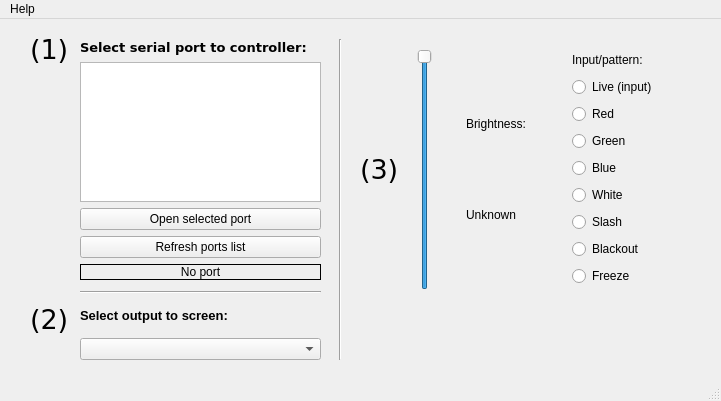
<?xml version="1.0" encoding="UTF-8"?>
<ui version="4.0">
 <class>MainWindow</class>
 <widget class="QMainWindow" name="MainWindow">
  <property name="geometry">
   <rect>
    <x>0</x>
    <y>0</y>
    <width>721</width>
    <height>401</height>
   </rect>
  </property>
  <property name="windowTitle">
   <string notr="true">Novastar MCTRL300 basic controller</string>
  </property>
  <widget class="QWidget" name="centralwidget">
   <widget class="QWidget" name="verticalLayoutWidget_2">
    <property name="geometry">
     <rect>
      <x>80</x>
      <y>20</y>
      <width>241</width>
      <height>241</height>
     </rect>
    </property>
    <layout class="QVBoxLayout" name="v_layout_port">
     <item>
      <widget class="QLabel" name="label_2">
       <property name="font">
        <font>
         <family>DejaVu Sans</family>
         <pointsize>10</pointsize>
         <weight>75</weight>
         <bold>true</bold>
        </font>
       </property>
       <property name="text">
        <string notr="true">Select serial port to controller:</string>
       </property>
      </widget>
     </item>
     <item>
      <widget class="QListWidget" name="lst_serial_ports"/>
     </item>
     <item>
      <widget class="QPushButton" name="btn_serial_open">
       <property name="text">
        <string notr="true">Open selected port</string>
       </property>
       <property name="checkable">
        <bool>true</bool>
       </property>
      </widget>
     </item>
     <item>
      <widget class="QPushButton" name="btn_serial_refresh">
       <property name="text">
        <string>Refresh ports list</string>
       </property>
      </widget>
     </item>
     <item>
      <widget class="QLabel" name="lbl_serial_status">
       <property name="frameShape">
        <enum>QFrame::Box</enum>
       </property>
       <property name="text">
        <string notr="true">No port</string>
       </property>
       <property name="textFormat">
        <enum>Qt::PlainText</enum>
       </property>
       <property name="alignment">
        <set>Qt::AlignCenter</set>
       </property>
      </widget>
     </item>
    </layout>
   </widget>
   <widget class="QWidget" name="horizontalLayoutWidget_2">
    <property name="geometry">
     <rect>
      <x>390</x>
      <y>30</y>
      <width>281</width>
      <height>241</height>
     </rect>
    </property>
    <layout class="QHBoxLayout" name="h_layout_settings">
     <item>
      <layout class="QHBoxLayout" name="HLayoutSettings_dummy">
       <item>
        <widget class="QSlider" name="sldr_brightness">
         <property name="minimumSize">
          <size>
           <width>70</width>
           <height>0</height>
          </size>
         </property>
         <property name="cursor">
          <cursorShape>ClosedHandCursor</cursorShape>
         </property>
         <property name="maximum">
          <number>255</number>
         </property>
         <property name="value">
          <number>255</number>
         </property>
         <property name="orientation">
          <enum>Qt::Vertical</enum>
         </property>
        </widget>
       </item>
       <item>
        <layout class="QVBoxLayout" name="verticalLayout_3">
         <item>
          <widget class="QLabel" name="lbl_brightness">
           <property name="maximumSize">
            <size>
             <width>16777215</width>
             <height>20</height>
            </size>
           </property>
           <property name="baseSize">
            <size>
             <width>0</width>
             <height>20</height>
            </size>
           </property>
           <property name="text">
            <string notr="true">Brightness:</string>
           </property>
          </widget>
         </item>
         <item>
          <widget class="QLabel" name="lbl_brightness_value">
           <property name="maximumSize">
            <size>
             <width>16777215</width>
             <height>20</height>
            </size>
           </property>
           <property name="baseSize">
            <size>
             <width>0</width>
             <height>20</height>
            </size>
           </property>
           <property name="text">
            <string notr="true">Unknown</string>
           </property>
          </widget>
         </item>
        </layout>
       </item>
       <item>
        <layout class="QVBoxLayout" name="verticalLayout">
         <item>
          <widget class="QLabel" name="label">
           <property name="maximumSize">
            <size>
             <width>16777215</width>
             <height>20</height>
            </size>
           </property>
           <property name="text">
            <string notr="true">Input/pattern:</string>
           </property>
          </widget>
         </item>
         <item>
          <widget class="QRadioButton" name="btn_normal">
           <property name="text">
            <string notr="true">Live (input)</string>
           </property>
          </widget>
         </item>
         <item>
          <widget class="QRadioButton" name="btn_red">
           <property name="text">
            <string notr="true">Red</string>
           </property>
          </widget>
         </item>
         <item>
          <widget class="QRadioButton" name="btn_green">
           <property name="text">
            <string notr="true">Green</string>
           </property>
          </widget>
         </item>
         <item>
          <widget class="QRadioButton" name="btn_blue">
           <property name="text">
            <string notr="true">Blue</string>
           </property>
          </widget>
         </item>
         <item>
          <widget class="QRadioButton" name="btn_white">
           <property name="text">
            <string notr="true">White</string>
           </property>
          </widget>
         </item>
         <item>
          <widget class="QRadioButton" name="btn_slash">
           <property name="text">
            <string notr="true">Slash</string>
           </property>
          </widget>
         </item>
         <item>
          <widget class="QRadioButton" name="btn_blackout">
           <property name="text">
            <string notr="true">Blackout</string>
           </property>
          </widget>
         </item>
         <item>
          <widget class="QRadioButton" name="btn_freeze">
           <property name="text">
            <string notr="true">Freeze</string>
           </property>
          </widget>
         </item>
        </layout>
       </item>
      </layout>
     </item>
    </layout>
   </widget>
   <widget class="QLabel" name="label_4">
    <property name="geometry">
     <rect>
      <x>30</x>
      <y>0</y>
      <width>41</width>
      <height>61</height>
     </rect>
    </property>
    <property name="font">
     <font>
      <family>DejaVu Sans</family>
      <pointsize>20</pointsize>
     </font>
    </property>
    <property name="text">
     <string notr="true">(1)</string>
    </property>
   </widget>
   <widget class="QLabel" name="label_5">
    <property name="geometry">
     <rect>
      <x>30</x>
      <y>270</y>
      <width>41</width>
      <height>61</height>
     </rect>
    </property>
    <property name="font">
     <font>
      <family>DejaVu Sans</family>
      <pointsize>20</pointsize>
     </font>
    </property>
    <property name="text">
     <string notr="true">(2)</string>
    </property>
   </widget>
   <widget class="QLabel" name="label_6">
    <property name="geometry">
     <rect>
      <x>360</x>
      <y>120</y>
      <width>41</width>
      <height>61</height>
     </rect>
    </property>
    <property name="font">
     <font>
      <family>DejaVu Sans</family>
      <pointsize>20</pointsize>
     </font>
    </property>
    <property name="text">
     <string notr="true">(3)</string>
    </property>
   </widget>
   <widget class="QWidget" name="verticalLayoutWidget_4">
    <property name="geometry">
     <rect>
      <x>80</x>
      <y>280</y>
      <width>241</width>
      <height>61</height>
     </rect>
    </property>
    <layout class="QVBoxLayout" name="v_layout_output">
     <item>
      <widget class="QLabel" name="label_7">
       <property name="font">
        <font>
         <pointsize>10</pointsize>
         <weight>75</weight>
         <bold>true</bold>
        </font>
       </property>
       <property name="text">
        <string notr="true">Select output to screen:</string>
       </property>
      </widget>
     </item>
     <item>
      <widget class="QComboBox" name="cmb_output">
       <property name="minimumSize">
        <size>
         <width>0</width>
         <height>20</height>
        </size>
       </property>
       <property name="toolTip">
        <string/>
       </property>
       <property name="toolTipDuration">
        <number>5</number>
       </property>
       <property name="editable">
        <bool>false</bool>
       </property>
       <property name="currentText">
        <string/>
       </property>
       <property name="currentIndex">
        <number>-1</number>
       </property>
       <property name="maxVisibleItems">
        <number>2</number>
       </property>
      </widget>
     </item>
    </layout>
   </widget>
   <widget class="Line" name="line">
    <property name="geometry">
     <rect>
      <x>80</x>
      <y>265</y>
      <width>241</width>
      <height>16</height>
     </rect>
    </property>
    <property name="orientation">
     <enum>Qt::Horizontal</enum>
    </property>
   </widget>
   <widget class="Line" name="line_2">
    <property name="geometry">
     <rect>
      <x>330</x>
      <y>20</y>
      <width>21</width>
      <height>321</height>
     </rect>
    </property>
    <property name="orientation">
     <enum>Qt::Vertical</enum>
    </property>
   </widget>
  </widget>
  <widget class="QMenuBar" name="menubar">
   <property name="geometry">
    <rect>
     <x>0</x>
     <y>0</y>
     <width>721</width>
     <height>20</height>
    </rect>
   </property>
   <widget class="QMenu" name="menu_help">
    <property name="title">
     <string>Help</string>
    </property>
    <addaction name="menu_show_logs"/>
    <addaction name="menu_about"/>
   </widget>
   <addaction name="menu_help"/>
  </widget>
  <widget class="QStatusBar" name="statusbar"/>
  <action name="menu_show_logs">
   <property name="text">
    <string>Show logs</string>
   </property>
   <property name="shortcut">
    <string notr="true">Ctrl+Shift+L</string>
   </property>
  </action>
  <action name="menu_about">
   <property name="text">
    <string>About</string>
   </property>
   <property name="shortcut">
    <string notr="true">Ctrl+Shift+A</string>
   </property>
  </action>
 </widget>
 <resources/>
 <connections/>
</ui>
